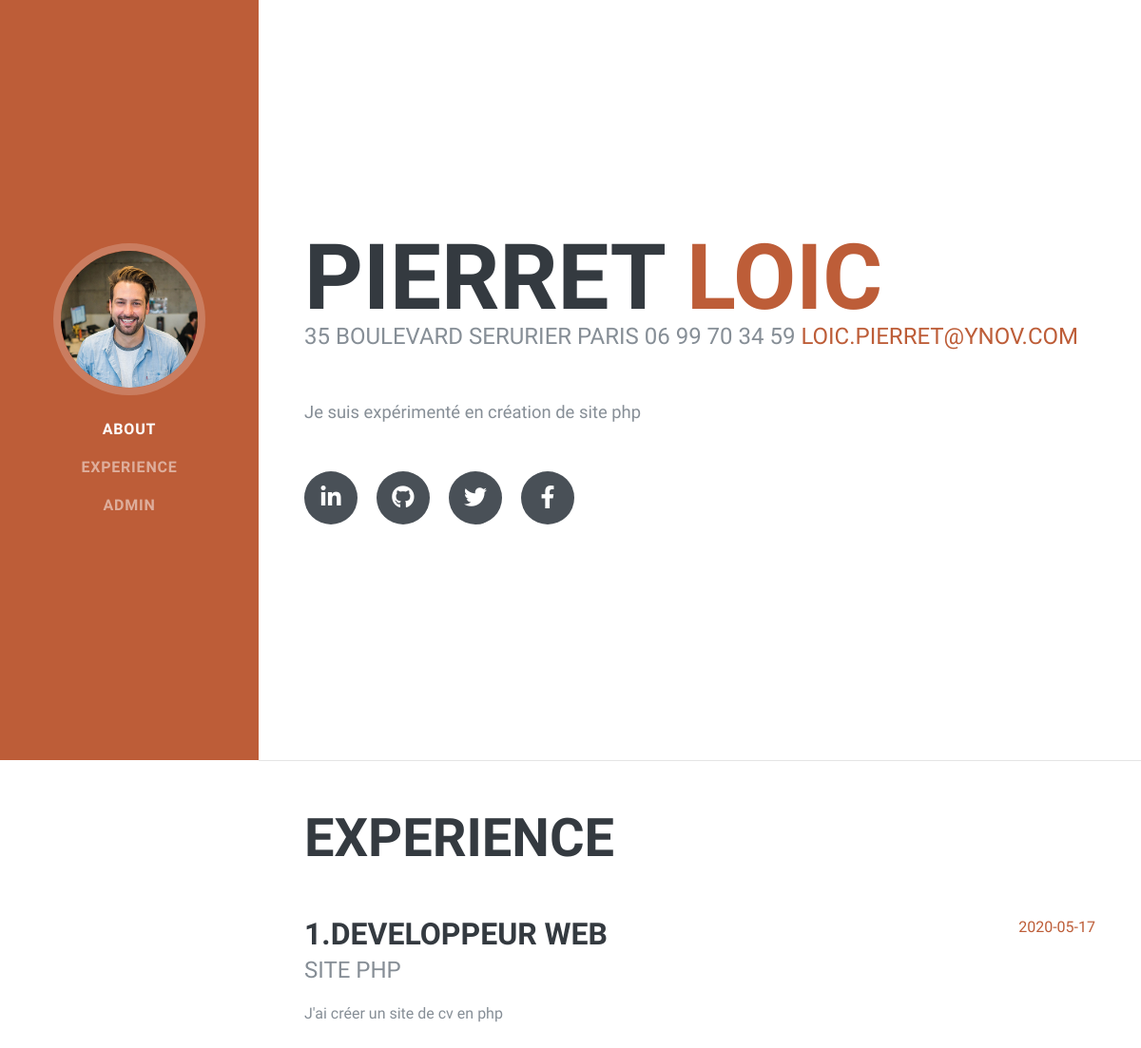
The page / on the database its author committed.
### tables this page shows
CREATE TABLE `utilisateur` (
  `id_nom` int(11) NOT NULL,
  `nom` text NOT NULL,
  `prenom` text NOT NULL,
  `adresse` text NOT NULL,
  `ville` text NOT NULL,
  `numero` text NOT NULL,
  `adresse_mail` text NOT NULL,
  `description` text NOT NULL
);

CREATE TABLE `experience` (
  `id_experience` int(11) NOT NULL,
  `titre` text NOT NULL,
  `sous_titre` text NOT NULL,
  `date` date NOT NULL,
  `description` text NOT NULL
);

### index.php (the view, shortened to what this page needs)
<?php include("inc/header.php");
$requete = $bdd->query("SELECT * FROM utilisateur");
$resultat = $requete->fetch();
$requete2 = $bdd->query("SELECT * FROM experience");
?>
      <ul class="navbar-nav">
        <li class="nav-item">
          <a class="nav-link js-scroll-trigger" href="#about">About</a>
        </li>
        <li class="nav-item">
          <a class="nav-link js-scroll-trigger" href="#experience">Experience</a>
        </li>
        <li class="nav-item">
          <a class="nav-link js-scroll-trigger" href="admin.php">Admin</a>
        </li>
      </ul>
    </div>
  </nav>
  <div class="container-fluid p-0">
    <section class="resume-section p-3 p-lg-5 d-flex align-items-center" id="about">
      <div class="w-100">
        <h1 class="mb-0"><?php echo $resultat['nom'];?>
          <span class="text-primary"><?php echo $resultat['prenom'];?></span>
        </h1>
        <div class="subheading mb-5"><?php echo $resultat['adresse'] .  " " . $resultat['ville'] . " " . $resultat['numero'];?>
          <a href="mailto:name@email.com"><?php echo $resultat['adresse_mail'];?></a>
        </div>
        <p class="lead mb-5"><?php echo $resultat['description'];?></p>
        <div class="social-icons">
          <a href="#">
            <i class="fab fa-linkedin-in"></i>
          </a>
          <a href="#">
            <i class="fab fa-github"></i>
          </a>
          <a href="#">
            <i class="fab fa-twitter"></i>
          </a>
          <a href="#">
            <i class="fab fa-facebook-f"></i>
          </a>
        </div>
      </div>
    </section>
    <hr class="m-0">
    <section class="resume-section p-3 p-lg-5 d-flex justify-content-center" id="experience">
      <div class="w-100">
        <h2 class="mb-5">Experience</h2>
        <?php
        while($resultat2 = $requete2->fetch())
        {
        ?>
        <div class="resume-item d-flex flex-column flex-md-row justify-content-between mb-5">
          <div class="resume-content">
            <h3 class="mb-0"><?php echo $resultat2['id_experience'] . "." . $resultat2['titre'];?></h3>
            <div class="subheading mb-3"><?php echo $resultat2['sous_titre'];?></div>
            <p><?php echo $resultat2['description'];?></p>
          </div>
          <div class="resume-date text-md-right">
            <span class="text-primary"><?php echo $resultat2['date'];?></span>
          </div>
        </div>
        <?php
        }
        ?>
      </div>
    </section>
</body>
</html>

### inc/header.php (shortened to what this page needs)
<!DOCTYPE html>
<html lang="fr">
<head>
  <link href="vendor/bootstrap/css/bootstrap.min.css" rel="stylesheet">
  <link href="vendor/fontawesome-free/css/all.min.css" rel="stylesheet">
  <link href="css/resume.min.css" rel="stylesheet">
</head>
<body id="page-top">
    <nav class="navbar navbar-expand-lg navbar-dark bg-primary fixed-top" id="sideNav">
        <a class="navbar-brand js-scroll-trigger" href="index.php">
        <span class="d-none d-lg-block">
            <img class="img-fluid img-profile rounded-circle mx-auto mb-2" src="img/profile.jpg" alt="">
        </span>
        </a>
        <div class="collapse navbar-collapse" id="navbarSupportedContent">

### rows shown on the page
utilisateur: nom "PIERRET", prenom "LOIC", adresse "35 BOULEVARD SERURIER", ville "PARIS", numero "06 99 70 34 59", adresse_mail "LOIC.PIERRET@YNOV.COM", description "Je suis expérimenté en création de site php"
experience: id_experience "1", titre "DEVELOPPEUR WEB", sous_titre "SITE PHP", description "J'ai créer un site de cv en php", date "2020-05-17"
